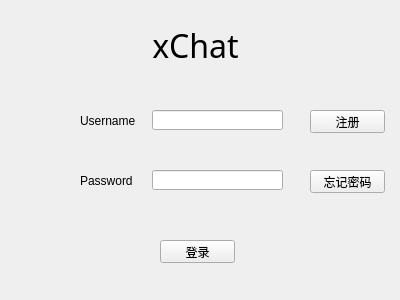
<?xml version="1.0" encoding="UTF-8"?>
<ui version="4.0">
 <class>LoginWindow</class>
 <widget class="QWidget" name="LoginWindow">
  <property name="geometry">
   <rect>
    <x>0</x>
    <y>0</y>
    <width>400</width>
    <height>300</height>
   </rect>
  </property>
  <property name="windowTitle">
   <string>Form</string>
  </property>
  <widget class="QLabel" name="label">
   <property name="geometry">
    <rect>
     <x>110</x>
     <y>20</y>
     <width>171</width>
     <height>51</height>
    </rect>
   </property>
   <property name="font">
    <font>
     <family>微软雅黑</family>
     <pointsize>24</pointsize>
    </font>
   </property>
   <property name="text">
    <string>xChat</string>
   </property>
   <property name="alignment">
    <set>Qt::AlignCenter</set>
   </property>
  </widget>
  <widget class="QLabel" name="label_2">
   <property name="geometry">
    <rect>
     <x>80</x>
     <y>110</y>
     <width>61</width>
     <height>21</height>
    </rect>
   </property>
   <property name="text">
    <string>Username</string>
   </property>
  </widget>
  <widget class="QLabel" name="label_3">
   <property name="geometry">
    <rect>
     <x>80</x>
     <y>170</y>
     <width>61</width>
     <height>21</height>
    </rect>
   </property>
   <property name="text">
    <string>Password</string>
   </property>
  </widget>
  <widget class="QLineEdit" name="username">
   <property name="geometry">
    <rect>
     <x>152</x>
     <y>110</y>
     <width>131</width>
     <height>20</height>
    </rect>
   </property>
  </widget>
  <widget class="QLineEdit" name="password">
   <property name="geometry">
    <rect>
     <x>152</x>
     <y>170</y>
     <width>131</width>
     <height>20</height>
    </rect>
   </property>
  </widget>
  <widget class="QPushButton" name="signUpButton">
   <property name="geometry">
    <rect>
     <x>310</x>
     <y>110</y>
     <width>75</width>
     <height>23</height>
    </rect>
   </property>
   <property name="text">
    <string>注册</string>
   </property>
  </widget>
  <widget class="QPushButton" name="foundPasswordButton">
   <property name="geometry">
    <rect>
     <x>310</x>
     <y>170</y>
     <width>75</width>
     <height>23</height>
    </rect>
   </property>
   <property name="text">
    <string>忘记密码</string>
   </property>
  </widget>
  <widget class="QPushButton" name="loginButton">
   <property name="geometry">
    <rect>
     <x>160</x>
     <y>240</y>
     <width>75</width>
     <height>23</height>
    </rect>
   </property>
   <property name="text">
    <string>登录</string>
   </property>
  </widget>
 </widget>
 <resources/>
 <connections/>
</ui>
